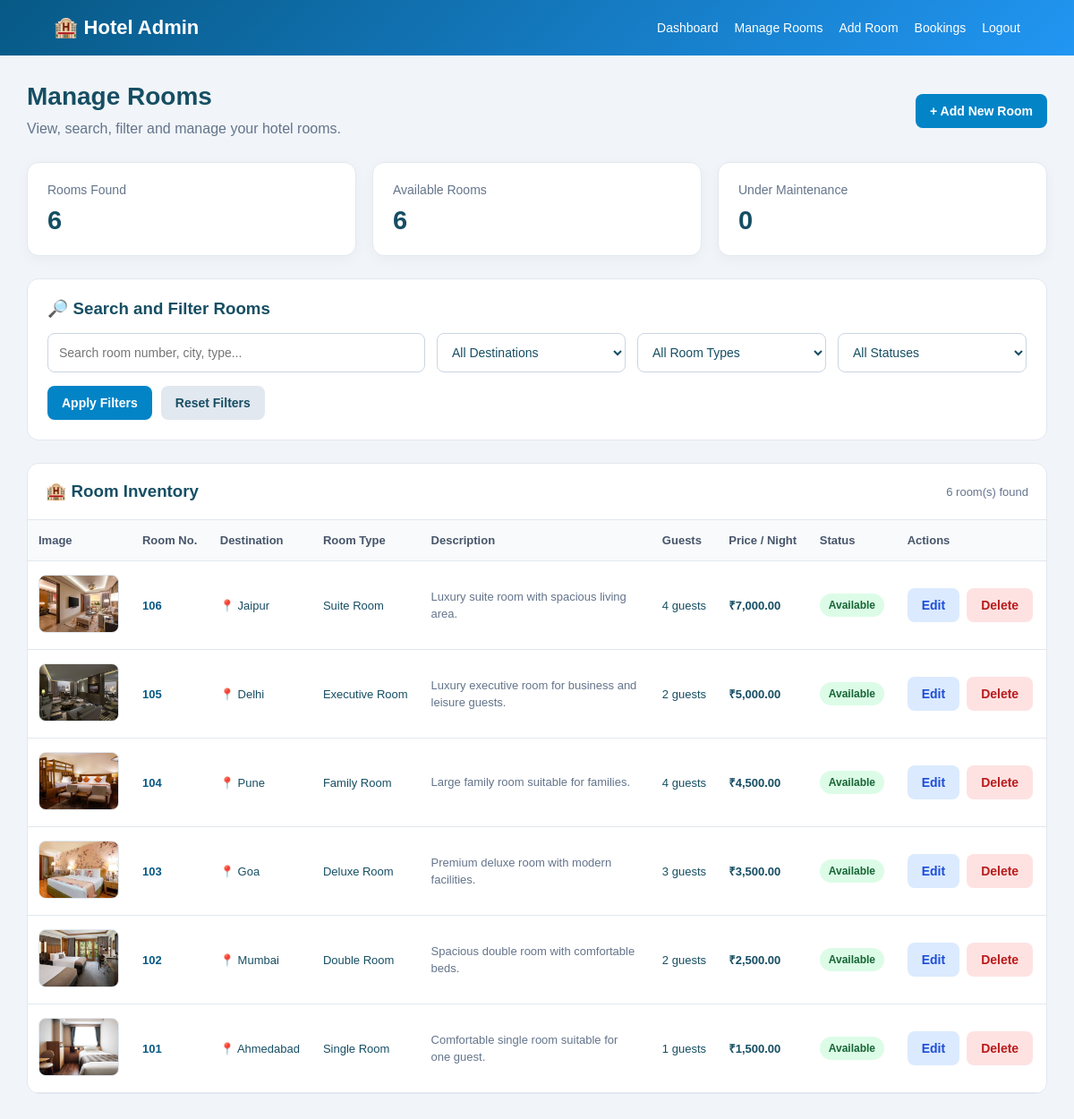
/admin/rooms.php (signed in), run on the app's committed database.
### tables this page shows
CREATE TABLE IF NOT EXISTS rooms (
    id INT AUTO_INCREMENT PRIMARY KEY,
    room_no VARCHAR(20) NOT NULL UNIQUE,
    room_type VARCHAR(100) NOT NULL,
    description TEXT,
    capacity INT NOT NULL,
    price DECIMAL(10,2) NOT NULL,
    status ENUM('Available', 'Unavailable', 'Booked', 'Maintenance') DEFAULT 'Available',
    image VARCHAR(255),
    destination VARCHAR(100) DEFAULT 'Ahmedabad',
    created_at TIMESTAMP DEFAULT CURRENT_TIMESTAMP
);

### admin/rooms.php (the view, shortened to what this page needs)
<?php
require_once __DIR__ . "/../config/database.php";
function e($value)
{
    return htmlspecialchars(
        (string)$value,
        ENT_QUOTES,
        "UTF-8"
    );
}
$search = trim($_GET["search"] ?? "");
$where = [];
$where[] = "1=1";
$sql = "SELECT id, room_no, room_type, description,
               capacity, price, status, image, destination
        FROM rooms
        WHERE " . implode(" AND ", $where) . "
        ORDER BY id DESC";
$rooms = [];
$totalRooms = 0;
$availableRooms = 0;
$maintenanceRooms = 0;
$loadError = "";
try {
    $result = $conn->query($sql);
    while ($room = $result->fetch_assoc()) {
        $rooms[] = $room;
    }
    $totalRooms = count($rooms);
    foreach ($rooms as $room) {
        if ($room["status"] === "Available") {
            $availableRooms++;
        } elseif ($room["status"] === "Maintenance") {
            $maintenanceRooms++;
        }
    }
} catch (Throwable $ex) {
    error_log("Load rooms error: " . $ex->getMessage());
    $loadError =
        "Rooms load nahi ho rahe. Check that the rooms table has all required columns, including destination.";
}
?>
<!DOCTYPE html>
<html lang="en">
<head>
</head>
<body>
<header class="navbar">
    <div class="brand">🏨 Hotel Admin</div>
    <nav class="nav-links">
        <a href="dashboard.php">Dashboard</a>
        <a href="rooms.php">Manage Rooms</a>
        <a href="add-room.php">Add Room</a>
        <a href="bookings.php">Bookings</a>
        <a href="logout.php">Logout</a>
    </nav>
</header>
<main class="container">
    <div class="heading">
        <div>
            <h1>Manage Rooms</h1>
            <p>View, search, filter and manage your hotel rooms.</p>
        </div>
        <a href="add-room.php" class="btn btn-primary">
            + Add New Room
        </a>
    </div>
    <section class="stats">
        <div class="stat-card">
            <p>Rooms Found</p>
            <h2><?= $totalRooms ?></h2>
        </div>
        <div class="stat-card">
            <p>Available Rooms</p>
            <h2><?= $availableRooms ?></h2>
        </div>
        <div class="stat-card">
            <p>Under Maintenance</p>
            <h2><?= $maintenanceRooms ?></h2>
        </div>
    </section>
    <section class="filters">
        <h3>🔎 Search and Filter Rooms</h3>
        <form method="GET" action="rooms.php">
            <div class="filter-grid">
                <input
                    type="search"
                    name="search"
                    placeholder="Search room number, city, type..."
                    value="<?= e($search) ?>"
                >
                <select name="destination">
                    <option value="">All Destinations</option>
                </select>
                <select name="room_type">
                    <option value="">All Room Types</option>
                </select>
                <select name="status">
                    <option value="">All Statuses</option>
                </select>
            </div>
            <div class="filter-actions">
                <button type="submit" class="btn btn-primary">
                    Apply Filters
                </button>
                <a href="rooms.php" class="btn btn-reset">
                    Reset Filters
                </a>
            </div>
        </form>
    </section>
    <section class="table-card">
        <div class="table-heading">
            <h3>🏨 Room Inventory</h3>
            <p><?= $totalRooms ?> room(s) found</p>
        </div>
        <?php if (empty($rooms) && $loadError === ""): ?>
            <div class="empty">
                <h3>No Rooms Found</h3>
                <p>Try changing your filters or add a new room.</p>
                <a href="add-room.php" class="btn btn-primary">
                    + Add New Room
                </a>
            </div>
        <?php elseif (!empty($rooms)): ?>
            <div class="table-wrap">
                <table>
                    <thead>
                        <tr>
                            <th>Image</th>
                            <th>Room No.</th>
                            <th>Destination</th>
                            <th>Room Type</th>
                            <th>Description</th>
                            <th>Guests</th>
                            <th>Price / Night</th>
                            <th>Status</th>
                            <th>Actions</th>
                        </tr>
                    </thead>
                    <tbody>
                    <?php foreach ($rooms as $room): ?>
                        <tr>
                            <td>
                                <?php
                                $imageFile = basename(
                                    (string)($room["image"] ?? "")
                                );
                                $imagePath = __DIR__ . "/../images/" . $imageFile;
                                ?>
                                <?php if (
                                    $imageFile !== "" &&
                                    is_file($imagePath)
                                ): ?>
                                    <img
                                        class="room-image"
                                        src="../images/<?= rawurlencode($imageFile) ?>"
                                        alt="Room image"
                                        loading="lazy"
                                    >
                                <?php else: ?>
                                    <div class="no-image">
                                        No Image
                                    </div>
                                <?php endif; ?>
                            </td>
                            <td class="room-number">
                                <?= e($room["room_no"]) ?>
                            </td>
                            <td>
                                📍 <?= e($room["destination"] ?? "—") ?>
                            </td>
                            <td>
                                <?= e($room["room_type"]) ?>
                            </td>
                            <td>
                                <div class="room-description">
                                    <?= e($room["description"]) ?>
                                </div>
                            </td>
                            <td>
                                <?= e($room["capacity"]) ?> guests
                            </td>
                            <td class="price">
                                ₹<?= number_format((float)$room["price"], 2) ?>
                            </td>
                            <td>
                                <?php if ($room["status"] === "Available"): ?>
                                    <span class="badge available">
                                        Available
                                    </span>
                                <?php else: ?>
                                    <span class="badge maintenance">
                                        Maintenance
                                    </span>
                                <?php endif; ?>
                            </td>
                            <td>
                                <div class="actions">
                                    <a
                                        href="edit-room.php?id=<?= (int)$room["id"] ?>"
                                        class="btn btn-edit"
                                    >
                                        Edit
                                    </a>
                                    <form
                                        method="POST"
                                        class="delete-form"
                                        onsubmit="return confirm('Are you sure you want to delete this room?');"
                                    >
                                        <button
                                            type="submit"
                                            name="delete_room"
                                            value="1"
                                            class="btn btn-delete"
                                        >
                                            Delete
                                        </button>
                                    </form>
                                </div>
                            </td>
                        </tr>
                    <?php endforeach; ?>
                    </tbody>
                </table>
            </div>
        <?php endif; ?>
    </section>
</main>
</body>
</html>

### admin/rooms.php (style rules this page uses)
* { margin: 0; padding: 0; box-sizing: border-box; }
body { font-family: Arial, sans-serif; background: #f1f5f9; color: #164e63; }
.navbar { background: linear-gradient(135deg, #075985, #2196f3); color: white; padding: 18px 5%; display: flex; align-items: center; justify-content: space-between; gap: 15px; flex-wrap: wrap; }
.brand { font-size: 22px; font-weight: bold; }
.nav-links { display: flex; gap: 18px; flex-wrap: wrap; }
.nav-links a { color: white; text-decoration: none; font-size: 14px; }
.container { width: 95%; max-width: 1450px; margin: 30px auto; }
.heading { display: flex; justify-content: space-between; align-items: center; gap: 15px; flex-wrap: wrap; margin-bottom: 25px; }
.heading h1 { font-size: 28px; margin-bottom: 8px; }
.heading p { color: #64748b; line-height: 1.5; }
.btn { display: inline-block; padding: 11px 16px; border: none; border-radius: 8px; text-decoration: none; font-size: 14px; font-weight: bold; cursor: pointer; }
.btn-primary { background: #0284c7; color: white; }
.stats { display: grid; grid-template-columns: repeat(3, minmax(0, 1fr)); gap: 18px; margin-bottom: 25px; }
.stat-card { background: white; padding: 22px; border-radius: 13px; border: 1px solid #e2e8f0; box-shadow: 0 4px 15px rgba(15, 23, 42, .04); }
.stat-card p { color: #64748b; font-size: 14px; margin-bottom: 10px; }
.stat-card h2 { font-size: 29px; }
.filters { background: white; padding: 22px; border: 1px solid #e2e8f0; border-radius: 13px; margin-bottom: 25px; }
.filters h3 { margin-bottom: 16px; }
.filter-grid { display: grid; grid-template-columns: 2fr 1fr 1fr 1fr; gap: 13px; }
input, select { width: 100%; min-width: 0; padding: 12px; border: 1px solid #cbd5e1; border-radius: 8px; font-size: 14px; background: white; color: #164e63; }
.filter-actions { display: flex; gap: 10px; margin-top: 15px; flex-wrap: wrap; }
.btn-reset { background: #e2e8f0; color: #164e63; }
.table-card { background: white; border: 1px solid #e2e8f0; border-radius: 13px; overflow: hidden; }
.table-heading { padding: 20px; display: flex; justify-content: space-between; align-items: center; gap: 10px; flex-wrap: wrap; border-bottom: 1px solid #e2e8f0; }
.table-heading p { color: #64748b; font-size: 13px; }
.table-wrap { width: 100%; overflow-x: auto; }
table { width: 100%; min-width: 1100px; border-collapse: collapse; }
th, td { padding: 15px 12px; text-align: left; border-bottom: 1px solid #e2e8f0; vertical-align: middle; font-size: 13px; }
th { background: #f8fafc; color: #475569; white-space: nowrap; }
.room-image { width: 90px; height: 65px; object-fit: cover; border-radius: 8px; border: 1px solid #e2e8f0; background: #f1f5f9; }
.badge { display: inline-block; padding: 6px 10px; border-radius: 20px; font-size: 12px; font-weight: bold; white-space: nowrap; }
.available { background: #dcfce7; color: #166534; }
.room-description { max-width: 230px; line-height: 1.5; color: #64748b; overflow-wrap: anywhere; }
.room-number { font-weight: bold; color: #075985; }
.price { font-weight: bold; white-space: nowrap; }
.actions { display: flex; gap: 8px; align-items: center; }
.btn-edit { background: #dbeafe; color: #1d4ed8; }
.btn-delete { background: #fee2e2; color: #b91c1c; }
.delete-form { display: inline; }

### data on the page
rooms: image (picture), room_no "106", destination "Jaipur", room_type "Suite Room", description "Luxury suite room with spacious living area.", capacity "4", price "7,000.00", status "Available"
rooms: image (picture), room_no "105", destination "Delhi", room_type "Executive Room", description "Luxury executive room for business and leisure guests.", capacity "2", price "5,000.00", status "Available"
rooms: image (picture), room_no "104", destination "Pune", room_type "Family Room", description "Large family room suitable for families.", capacity "4", price "4,500.00", status "Available"
rooms: image (picture), room_no "103", destination "Goa", room_type "Deluxe Room", description "Premium deluxe room with modern facilities.", capacity "3", price "3,500.00", status "Available"
rooms: image (picture), room_no "102", destination "Mumbai", room_type "Double Room", description "Spacious double room with comfortable beds.", capacity "2", price "2,500.00", status "Available"
rooms: image (picture), room_no "101", destination "Ahmedabad", room_type "Single Room", description "Comfortable single room suitable for one guest.", capacity "1", price "1,500.00", status "Available"

### other printed values
$totalRooms "6"
$availableRooms "6"
$maintenanceRooms "0"
